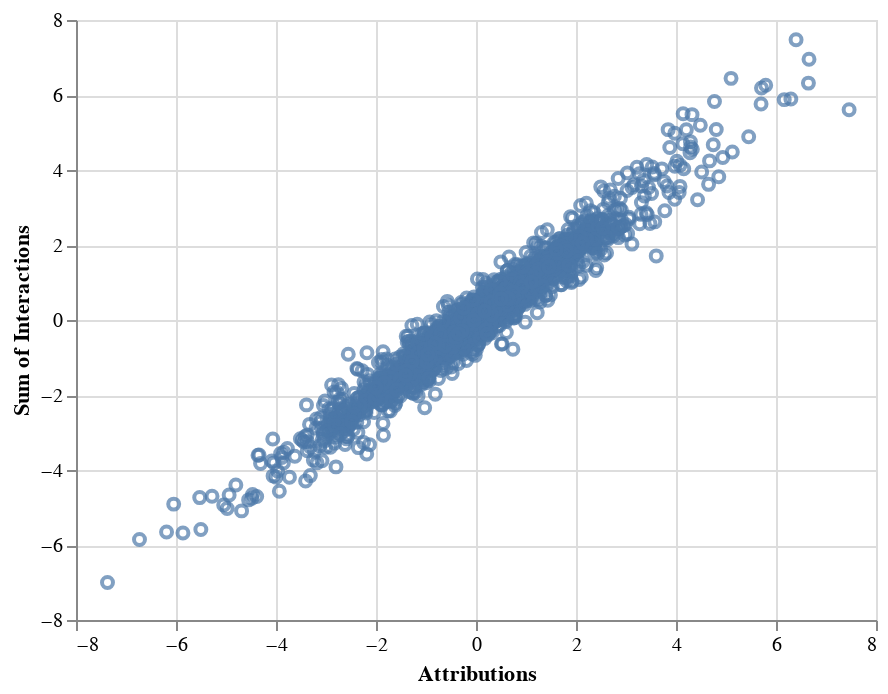

This figure's notebook cell:
### Code cell
data_df = pd.DataFrame({
    'Attributions': attributions.flatten(),
    'Sum of Interactions': np.sum(interactions, axis=-1).flatten()
})
alt.Chart(data_df).mark_point().encode(
    alt.X('Attributions:Q'),
    alt.Y('Sum of Interactions')
)

### Figure 1 — Vega-Lite specification as saved in the notebook (floating-point values rounded to 4 significant figures; data arrays with more than 128 entries replaced by an {"elided": "..."} marker saying what was removed)
{"config": {"view": {"continuousWidth": 400, "continuousHeight": 300}}, "data": {"name": "data-f66dc401a91c6e727eced14986bf4e8c"}, "mark": "point", "encoding": {"x": {"type": "quantitative", "field": "Attributions"}, "y": {"type": "quantitative", "field": "Sum of Interactions"}}, "$schema": "https://vega.github.io/schema/vega-lite/v4.0.2.json", "datasets": {"data-f66dc401a91c6e727eced14986bf4e8c": {"elided": "5000 records"}}}
